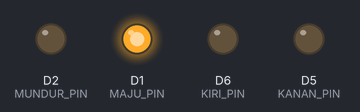
Bench run of a sketch on a simulated ESP8266 (Wemos D1 mini). Shown: output pins drawn as LEDs (lit = HIGH).

Above: at 0.5 s.
At 1.2 s:
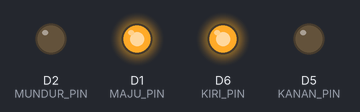
At 2.2 s:
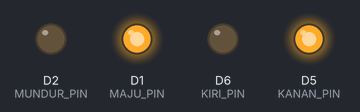
At 4.7 s:
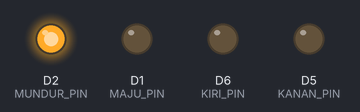
At 10.5 s:
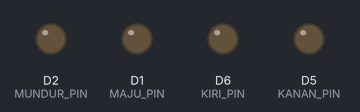
At 19.2 s:
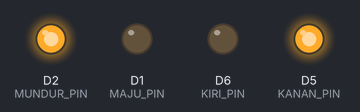
Timing chart, 0 to 20.2 s (numbered marks = the images above):
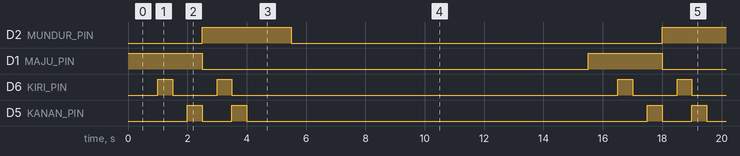

The sketch:

AGV_sequence_manual_wemos.ino
```cpp
//Kontrol AGV secara manual lewat koding langsung
//by : nyoman yudi kurniawan
//untuk : TRSE Undiksha 2026
//www.aisi555.com


// Pin kendali (aktif HIGH , sesuaikan dengan pin yang digunakan)
#define MAJU_PIN    D1
#define MUNDUR_PIN  D2
#define KANAN_PIN   D5
#define KIRI_PIN    D6


void setup() {
  pinMode(MAJU_PIN, OUTPUT);
  pinMode(MUNDUR_PIN, OUTPUT);
  pinMode(KANAN_PIN, OUTPUT);
  pinMode(KIRI_PIN, OUTPUT);
}


void maju(){

  digitalWrite(MAJU_PIN, HIGH);
  digitalWrite(MUNDUR_PIN, LOW);
  digitalWrite(KANAN_PIN, LOW);
  digitalWrite(KIRI_PIN, LOW);
  delay(500);
}

void mundur(){

  digitalWrite(MAJU_PIN, LOW);
  digitalWrite(MUNDUR_PIN, HIGH);
  digitalWrite(KANAN_PIN, LOW);
  digitalWrite(KIRI_PIN, LOW);

  delay(500);
}

 void kanan(){
  digitalWrite(MAJU_PIN, HIGH);
  digitalWrite(MUNDUR_PIN, LOW);
  digitalWrite(KANAN_PIN, HIGH);
  digitalWrite(KIRI_PIN, LOW);

  delay(500);

 }

 void kiri() {
  digitalWrite(MAJU_PIN, HIGH);
  digitalWrite(MUNDUR_PIN, LOW);
  digitalWrite(KANAN_PIN, LOW);
  digitalWrite(KIRI_PIN, HIGH);

  delay(500);

 }

 void mundur_kiri(){

  digitalWrite(MAJU_PIN, LOW);
  digitalWrite(MUNDUR_PIN, HIGH);
  digitalWrite(KANAN_PIN, HIGH);
  digitalWrite(KIRI_PIN, LOW);

  delay(500);
}

 void mundur_kanan(){

  digitalWrite(MAJU_PIN, LOW);
  digitalWrite(MUNDUR_PIN, HIGH);
  digitalWrite(KANAN_PIN, LOW);
  digitalWrite(KIRI_PIN, HIGH);

  delay(500);
}

 void berhenti(){

  digitalWrite(MAJU_PIN, LOW);
  digitalWrite(MUNDUR_PIN, LOW);
  digitalWrite(KANAN_PIN, LOW);
  digitalWrite(KIRI_PIN, LOW);
}

void loop() {

 //sequence urutan pergerakan  RC Truck


  maju();
  maju();
  kiri();
  maju();
  kanan();
  mundur();
  mundur_kanan();
  mundur_kiri();
  mundur();
  mundur();
  mundur();
  berhenti();
  delay(10000);

}
```

Measured:
- by itself, D2 (MUNDUR_PIN): alternates HIGH for 3.0 s and LOW for 12.5 s
- by itself, D1 (MAJU_PIN): alternates HIGH for 2.5 s and LOW for 13.0 s
- by itself, D6 (KIRI_PIN): repeats every 15.5 s: LOW 1.5 s, HIGH 0.50 s, LOW 13.0 s, HIGH 0.50 s
- by itself, D5 (KANAN_PIN): repeats every 15.5 s: LOW 1.0 s, HIGH 0.50 s, LOW 13.5 s, HIGH 0.50 s
